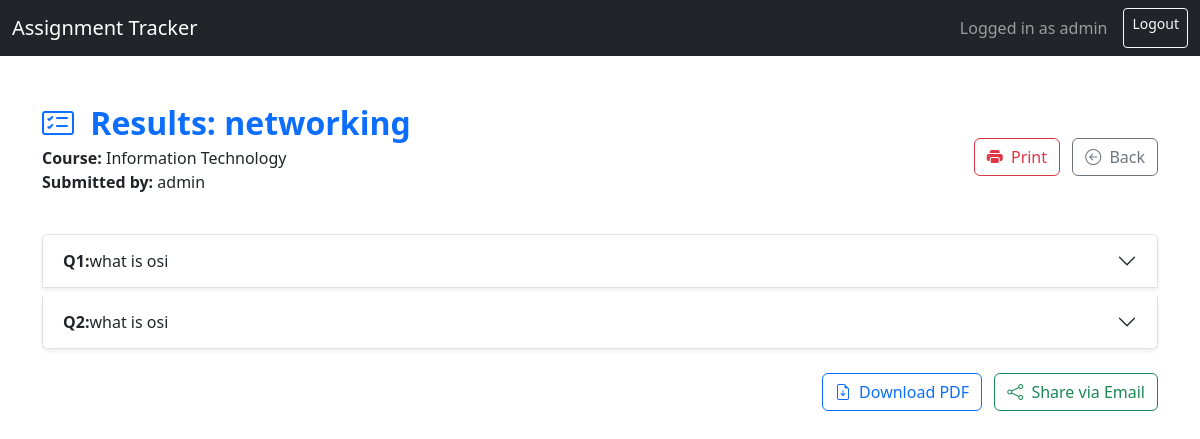
The page /assignments/results/2/ (signed in) on the database its author committed.
### assignments/models.py (models this page shows, shortened)
class Assignment(models.Model):
    student = models.ForeignKey(User, on_delete=models.CASCADE, related_name='assignments')
    course = models.ForeignKey(Course, on_delete=models.SET_NULL, null=True)
    title = models.CharField(max_length=200)
    created_at = models.DateTimeField(auto_now_add=True)

class Course(models.Model):
    name = models.CharField(max_length=100)

class Question(models.Model):
    assignment = models.ForeignKey(Assignment, on_delete=models.CASCADE, related_name='questions')
    text = models.TextField()

### assignments/views.py (the view)
# urls.py: path('results/<int:assignment_id>/', views.view_results, name='view_results'),
@login_required
def view_results(request, assignment_id):
    assignment = get_object_or_404(Assignment, id=assignment_id)
    return render(request, 'assignments/view_results.html', {'assignment': assignment})

### assignments/templates/assignments/view_results.html (shortened to what this page needs)
{% extends 'base.html' %}
{% block content %}
<div id="resultContent" class="container mt-5">
    <div class="d-flex justify-content-between align-items-center mb-4">
        <div>
            <h2 class="fw-bold text-primary mb-1">
                <i class="bi bi-card-checklist me-2"></i> Results: {{ assignment.title }}
            </h2>
            <p class="mb-0"><strong>Course:</strong> {{ assignment.course.name }}</p>
            <p><strong>Submitted by:</strong> {{ assignment.student.username }}</p>
        </div>
        <div>
            <button class="btn btn-outline-danger me-2" onclick="window.print()">
                <i class="bi bi-printer-fill me-1"></i> Print
            </button>
            <a href="{% url 'assignment_list' %}" class="btn btn-outline-secondary">
                <i class="bi bi-arrow-left-circle me-1"></i> Back
            </a>
        </div>
    </div>
    <div class="accordion" id="resultsAccordion">
        {% for question in assignment.questions.all %}
            <div class="accordion-item mb-2 shadow-sm">
                <h2 class="accordion-header" id="heading{{ forloop.counter }}">
                    <button class="accordion-button collapsed" type="button" data-bs-toggle="collapse"
                            data-bs-target="#collapse{{ forloop.counter }}" aria-expanded="false"
                            aria-controls="collapse{{ forloop.counter }}">
                        <strong>Q{{ forloop.counter }}:</strong> {{ question.text|truncatewords:12 }}
                    </button>
                </h2>
            </div>
        {% endfor %}
    </div>
</div>
<div class="container mt-4 text-end">
    <button class="btn btn-outline-primary me-2" onclick="downloadAsPDF()">
        <i class="bi bi-file-earmark-arrow-down me-1"></i> Download PDF
    </button>
    <a href="mailto:?subject=Assignment Results&body=View results for {{ assignment.title|urlencode }}" class="btn btn-outline-success">
        <i class="bi bi-share me-1"></i> Share via Email
    </a>
</div>
{% endblock %}

### assignments/templates/base.html (shortened to what this page needs)
<!DOCTYPE html>
<html>
<head>
    <link href="https://cdn.jsdelivr.net/npm/bootstrap@5.3.0/dist/css/bootstrap.min.css" rel="stylesheet">
    <link rel="stylesheet" href="https://cdn.jsdelivr.net/npm/bootstrap-icons@1.10.5/font/bootstrap-icons.css">
<link href="https://cdn.jsdelivr.net/npm/bootstrap@5.3.2/dist/css/bootstrap.min.css" rel="stylesheet">
<link href="https://cdn.jsdelivr.net/npm/bootstrap-icons@1.11.1/font/bootstrap-icons.css" rel="stylesheet">
</head>
<body>
    <nav class="navbar navbar-dark bg-dark mb-4">
        <div class="container-fluid">
            <a class="navbar-brand" href="{% url 'assignment_list' %}">Assignment Tracker</a>
            <div class="d-flex">
                {% if user.is_authenticated %}
                    <span class="navbar-text me-3">Logged in as {{ user.username }}</span>
                    <a href="{% url 'logout' %}" class="btn btn-outline-light btn-sm">Logout</a>
                {% else %}
                    <a href="{% url 'login' %}" class="btn btn-outline-light btn-sm">Login</a>
                {% endif %}
            </div>
        </div>
    </nav>
    {% block content %}{% endblock %}
</body>
</html>

### rows shown on the page
Assignment: title "networking", course.name "Information Technology", student.username "admin"
Question: text "what is osi"
Question: text "what is osi"

### other values the page prints
{{ user.username }} "admin"
